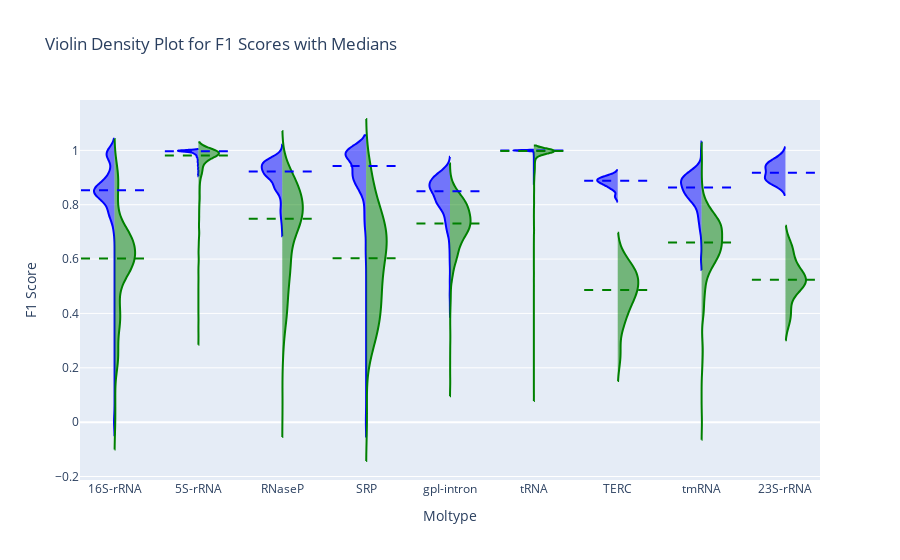
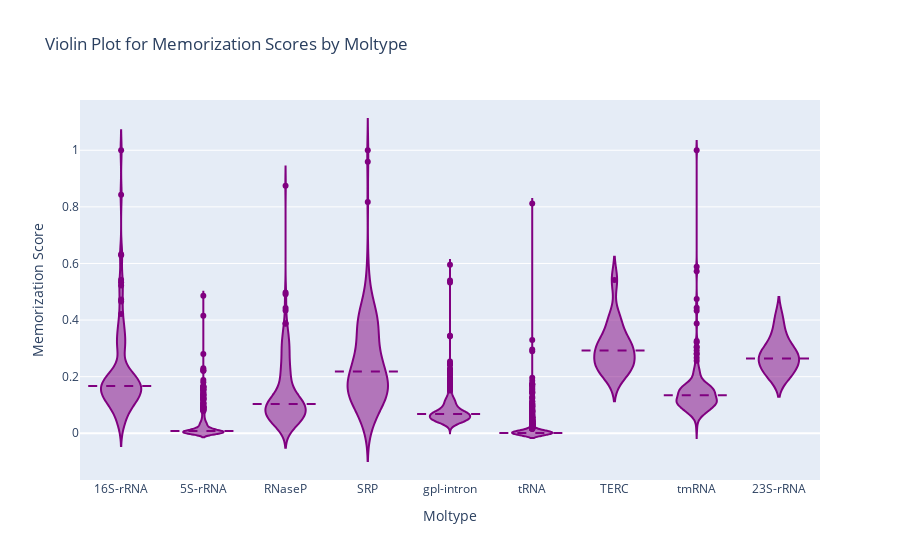

Write notebook code for charts like these, in order.
### Markdown cell above
## Violin Plot for high performing upsample data

### Code cell
import FunctionsAndData as fd
upsample = fd.memscore_df_upsample
fd.plot_f1_density(upsample)
fd.plot_memorization_violin(upsample)

### Figure 1 — Plotly figure (JSON) as saved in the notebook; plotly's stock layout.template omitted (floating-point values rounded to 4 significant figures; data arrays with more than 128 entries replaced by an {"elided": "..."} marker saying what was removed)
{"data": [{"line": {"color": "blue"}, "name": "16S-rRNA tr_avg_f1", "points": false, "showlegend": false, "side": "negative", "type": "violin", "x": ["16S-rRNA", "16S-rRNA", "16S-rRNA", "16S-rRNA", "16S-rRNA", "16S-rRNA", "16S-rRNA", "16S-rRNA", "16S-rRNA", "16S-rRNA", "16S-rRNA", "16S-rRNA", "16S-rRNA", "16S-rRNA", "16S-rRNA", "16S-rRNA", "16S-rRNA", "16S-rRNA", "16S-rRNA", "16S-rRNA", "16S-rRNA", "16S-rRNA", "16S-rRNA", "16S-rRNA", "16S-rRNA", "16S-rRNA", "16S-rRNA", "16S-rRNA", "16S-rRNA", "16S-rRNA", "16S-rRNA", "16S-rRNA", "16S-rRNA", "16S-rRNA", "16S-rRNA", "16S-rRNA", "16S-rRNA", "16S-rRNA", "16S-rRNA", "16S-rRNA", "16S-rRNA", "16S-rRNA", "16S-rRNA", "16S-rRNA", "16S-rRNA", "16S-rRNA", "16S-rRNA", "16S-rRNA", "16S-rRNA", "16S-rRNA", "16S-rRNA", "16S-rRNA", "16S-rRNA", "16S-rRNA", "16S-rRNA", "16S-rRNA", "16S-rRNA", "16S-rRNA", "16S-rRNA", "16S-rRNA", "16S-rRNA", "16S-rRNA", "16S-rRNA", "16S-rRNA", "16S-rRNA", "16S-rRNA", "16S-rRNA", "16S-rRNA", "16S-rRNA", "16S-rRNA", "16S-rRNA", "16S-rRNA", "16S-rRNA", "16S-rRNA", "16S-rRNA", "16S-rRNA", "16S-rRNA", "16S-rRNA", "16S-rRNA", "16S-rRNA", "16S-rRNA", "16S-rRNA", "16S-rRNA", "16S-rRNA", "16S-rRNA", "16S-rRNA", "16S-rRNA", "16S-rRNA", "16S-rRNA", "16S-rRNA", "16S-rRNA"], "y": [0.863, 0.8279, 0.8465, 0.8563, 0.7781, 0.8464, 0.8454, 0.9314, 0.8288, 0.8579, 0.8664, 0.8774, 0.8513, 0.806, 0.8211, 0.8197, 0.8205, 0.7715, 0.8296, 0.8495, 0.76, 0.8431, 0.7938, 0.8664, 0.7838, 0.839, 0.8218, 0.8247, 0.8313, 0.8514, 0.8679, 0.8484, 0.7758, 0.7088, 0.8447, 0.8708, 0.9827, 0.812, 0.8269, 0.8561, 0.9242, 0.8703, 0.8248, 0.862, 0.8472, 0.8967, 0.9925, 0.8536, 0.8446, 0.8711, 0.9919, 0.931, 0.8861, 0.8465, 0.9106, 0.9877, 0.8488, 0.849, 0.9898, 0.9139, 0.9929, 0.9737, 0.8714, 0.9924, 0.7558, 0.7597, 0.7753, 0.9902, 0.8669, 0.8715, 0.983, 0.7541, 0.728, 0.9803, 0.8551, 0.8982, 0.8671, 0.9915, 0.8073, 0.8611, 0.001667, 0.8454, 0.8347, 0.9056, 0.9839, 0.9816, 0.7657, 0.8851, 0.9916, 0.9095, 0.984]}, {"line": {"color": "green"}, "name": "16S-rRNA vl_avg_f1", "points": false, "showlegend": false, "side": "positive", "type": "violin", "x": ["16S-rRNA", "16S-rRNA", "16S-rRNA", "16S-rRNA", "16S-rRNA", "16S-rRNA", "16S-rRNA", "16S-rRNA", "16S-rRNA", "16S-rRNA", "16S-rRNA", "16S-rRNA", "16S-rRNA", "16S-rRNA", "16S-rRNA", "16S-rRNA", "16S-rRNA", "16S-rRNA", "16S-rRNA", "16S-rRNA", "16S-rRNA", "16S-rRNA", "16S-rRNA", "16S-rRNA", "16S-rRNA", "16S-rRNA", "16S-rRNA", "16S-rRNA", "16S-rRNA", "16S-rRNA", "16S-rRNA", "16S-rRNA", "16S-rRNA", "16S-rRNA", "16S-rRNA", "16S-rRNA", "16S-rRNA", "16S-rRNA", "16S-rRNA", "16S-rRNA", "16S-rRNA", "16S-rRNA", "16S-rRNA", "16S-rRNA", "16S-rRNA", "16S-rRNA", "16S-rRNA", "16S-rRNA", "16S-rRNA", "16S-rRNA", "16S-rRNA", "16S-rRNA", "16S-rRNA", "16S-rRNA", "16S-rRNA", "16S-rRNA", "16S-rRNA", "16S-rRNA", "16S-rRNA", "16S-rRNA", "16S-rRNA", "16S-rRNA", "16S-rRNA", "16S-rRNA", "16S-rRNA", "16S-rRNA", "16S-rRNA", "16S-rRNA", "16S-rRNA", "16S-rRNA", "16S-rRNA", "16S-rRNA", "16S-rRNA", "16S-rRNA", "16S-rRNA", "16S-rRNA", "16S-rRNA", "16S-rRNA", "16S-rRNA", "16S-rRNA", "16S-rRNA", "16S-rRNA", "16S-rRNA", "16S-rRNA", "16S-rRNA", "16S-rRNA", "16S-rRNA", "16S-rRNA", "16S-rRNA", "16S-rRNA", "16S-rRNA"], "y": [0.5739, 0.5468, 0.6152, 0.5942, 0.5674, 0.6519, 0.6769, 0.5973, 0.44, 0.7056, 0.6995, 0.6586, 0.4637, 0.5747, 0.6735, 0.602, 0.5926, 0.5557, 0.5621, 0.6695, 0.6083, 0.4199, 0.5149, 0.5925, 0.3526, 0.6612, 0.5194, 0.4372, 0.6405, 0.6607, 0.7065, 0.6736, 0.5612, 0.3708, 0.5672, 0.7098, 0.664, 0.375, 0.5497, 0.6395, 0.6118, 0.6184, 0.5893, 0.6607, 0.5721, 0.6489, 0.9059, 0.5749, 0.5834, 0.5442, 0.7078, 0.2097, 0.3795, 0.6225, 0.6747, 0.9082, 0.6119, 0.6021, 0.8923, 0.208, 0.08483, 0.6796, 0.6618, 0.8679, 0.3491, 0.2313, 0.2301, 0.7913, 0.3531, 0.2737, 0.6915, 0.2699, 0.2656, 0.8196, 0.6124, 0.6547, 0.5289, 0.9083, 0.3878, 0.4591, 3.804e-11, 0.558, 0.6196, 0.7174, 0.8425, 0.7191, 0.3895, 0.6432, 0.9415, 0.703, 0.7924]}, {"line": {"color": "blue"}, "name": "5S-rRNA tr_avg_f1", "points": false, "showlegend": false, "side": "negative", "type": "violin", "x": {"elided": "483 str values"}, "y": {"elided": "483 float values"}}, {"line": {"color": "green"}, "name": "5S-rRNA vl_avg_f1", "points": false, "showlegend": false, "side": "positive", "type": "violin", "x": {"elided": "483 str values"}, "y": {"elided": "483 float values"}}, {"line": {"color": "blue"}, "name": "RNaseP tr_avg_f1", "points": false, "showlegend": false, "side": "negative", "type": "violin", "x": {"elided": "196 str values"}, "y": {"elided": "196 float values"}}, {"line": {"color": "green"}, "name": "RNaseP vl_avg_f1", "points": false, "showlegend": false, "side": "positive", "type": "violin", "x": {"elided": "196 str values"}, "y": {"elided": "196 float values"}}, {"line": {"color": "blue"}, "name": "SRP tr_avg_f1", "points": false, "showlegend": false, "side": "negative", "type": "violin", "x": {"elided": "178 str values"}, "y": {"elided": "178 float values"}}, {"line": {"color": "green"}, "name": "SRP vl_avg_f1", "points": false, "showlegend": false, "side": "positive", "type": "violin", "x": {"elided": "178 str values"}, "y": {"elided": "178 float values"}}, {"line": {"color": "blue"}, "name": "gpI-intron tr_avg_f1", "points": false, "showlegend": false, "side": "negative", "type": "violin", "x": {"elided": "638 str values"}, "y": {"elided": "638 float values"}}, {"line": {"color": "green"}, "name": "gpI-intron vl_avg_f1", "points": false, "showlegend": false, "side": "positive", "type": "violin", "x": {"elided": "638 str values"}, "y": {"elided": "638 float values"}}, {"line": {"color": "blue"}, "name": "tRNA tr_avg_f1", "points": false, "showlegend": false, "side": "negative", "type": "violin", "x": {"elided": "1023 str values"}, "y": {"elided": "1023 float values"}}, {"line": {"color": "green"}, "name": "tRNA vl_avg_f1", "points": false, "showlegend": false, "side": "positive", "type": "violin", "x": {"elided": "1023 str values"}, "y": {"elided": "1023 float values"}}, {"line": {"color": "blue"}, "name": "TERC tr_avg_f1", "points": false, "showlegend": false, "side": "negative", "type": "violin", "x": ["TERC", "TERC", "TERC", "TERC", "TERC", "TERC", "TERC", "TERC", "TERC", "TERC", "TERC", "TERC", "TERC", "TERC", "TERC"], "y": [0.8824, 0.902, 0.8928, 0.8784, 0.8569, 0.8886, 0.8723, 0.8753, 0.9091, 0.8944, 0.89, 0.8301, 0.8917, 0.9031, 0.8636]}, {"line": {"color": "green"}, "name": "TERC vl_avg_f1", "points": false, "showlegend": false, "side": "positive", "type": "violin", "x": ["TERC", "TERC", "TERC", "TERC", "TERC", "TERC", "TERC", "TERC", "TERC", "TERC", "TERC", "TERC", "TERC", "TERC", "TERC"], "y": [0.4449, 0.4655, 0.6012, 0.3802, 0.3655, 0.4863, 0.5542, 0.5341, 0.5707, 0.5307, 0.4788, 0.2465, 0.5489, 0.5091, 0.4393]}, {"line": {"color": "blue"}, "name": "tmRNA tr_avg_f1", "points": false, "showlegend": false, "side": "negative", "type": "violin", "x": {"elided": "206 str values"}, "y": {"elided": "206 float values"}}, {"line": {"color": "green"}, "name": "tmRNA vl_avg_f1", "points": false, "showlegend": false, "side": "positive", "type": "violin", "x": {"elided": "206 str values"}, "y": {"elided": "206 float values"}}, {"line": {"color": "blue"}, "name": "23S-rRNA tr_avg_f1", "points": false, "showlegend": false, "side": "negative", "type": "violin", "x": ["23S-rRNA", "23S-rRNA", "23S-rRNA", "23S-rRNA", "23S-rRNA", "23S-rRNA", "23S-rRNA", "23S-rRNA", "23S-rRNA", "23S-rRNA", "23S-rRNA", "23S-rRNA", "23S-rRNA"], "y": [0.8749, 0.9721, 0.8884, 0.9173, 0.9572, 0.8833, 0.8961, 0.9339, 0.9444, 0.8987, 0.9086, 0.9459, 0.944]}, {"line": {"color": "green"}, "name": "23S-rRNA vl_avg_f1", "points": false, "showlegend": false, "side": "positive", "type": "violin", "x": ["23S-rRNA", "23S-rRNA", "23S-rRNA", "23S-rRNA", "23S-rRNA", "23S-rRNA", "23S-rRNA", "23S-rRNA", "23S-rRNA", "23S-rRNA", "23S-rRNA", "23S-rRNA", "23S-rRNA"], "y": [0.5199, 0.6501, 0.5707, 0.5381, 0.6307, 0.4149, 0.3732, 0.504, 0.4771, 0.5031, 0.529, 0.5241, 0.5819]}], "layout": {"shapes": [{"line": {"color": "blue", "dash": "dash", "width": 2}, "type": "line", "x0": -0.4, "x1": 0.4, "y0": 0.8536, "y1": 0.8536}, {"line": {"color": "green", "dash": "dash", "width": 2}, "type": "line", "x0": -0.4, "x1": 0.4, "y0": 0.6021, "y1": 0.6021}, {"line": {"color": "blue", "dash": "dash", "width": 2}, "type": "line", "x0": 0.6, "x1": 1.4, "y0": 0.9967, "y1": 0.9967}, {"line": {"color": "green", "dash": "dash", "width": 2}, "type": "line", "x0": 0.6, "x1": 1.4, "y0": 0.9809, "y1": 0.9809}, {"line": {"color": "blue", "dash": "dash", "width": 2}, "type": "line", "x0": 1.6, "x1": 2.4, "y0": 0.9225, "y1": 0.9225}, {"line": {"color": "green", "dash": "dash", "width": 2}, "type": "line", "x0": 1.6, "x1": 2.4, "y0": 0.7487, "y1": 0.7487}, {"line": {"color": "blue", "dash": "dash", "width": 2}, "type": "line", "x0": 2.6, "x1": 3.4, "y0": 0.9424, "y1": 0.9424}, {"line": {"color": "green", "dash": "dash", "width": 2}, "type": "line", "x0": 2.6, "x1": 3.4, "y0": 0.6034, "y1": 0.6034}, {"line": {"color": "blue", "dash": "dash", "width": 2}, "type": "line", "x0": 3.6, "x1": 4.4, "y0": 0.8499, "y1": 0.8499}, {"line": {"color": "green", "dash": "dash", "width": 2}, "type": "line", "x0": 3.6, "x1": 4.4, "y0": 0.7308, "y1": 0.7308}, {"line": {"color": "blue", "dash": "dash", "width": 2}, "type": "line", "x0": 4.6, "x1": 5.4, "y0": 0.9998, "y1": 0.9998}, {"line": {"color": "green", "dash": "dash", "width": 2}, "type": "line", "x0": 4.6, "x1": 5.4, "y0": 0.998, "y1": 0.998}, {"line": {"color": "blue", "dash": "dash", "width": 2}, "type": "line", "x0": 5.6, "x1": 6.4, "y0": 0.8886, "y1": 0.8886}, {"line": {"color": "green", "dash": "dash", "width": 2}, "type": "line", "x0": 5.6, "x1": 6.4, "y0": 0.4863, "y1": 0.4863}, {"line": {"color": "blue", "dash": "dash", "width": 2}, "type": "line", "x0": 6.6, "x1": 7.4, "y0": 0.8632, "y1": 0.8632}, {"line": {"color": "green", "dash": "dash", "width": 2}, "type": "line", "x0": 6.6, "x1": 7.4, "y0": 0.661, "y1": 0.661}, {"line": {"color": "blue", "dash": "dash", "width": 2}, "type": "line", "x0": 7.6, "x1": 8.4, "y0": 0.9173, "y1": 0.9173}, {"line": {"color": "green", "dash": "dash", "width": 2}, "type": "line", "x0": 7.6, "x1": 8.4, "y0": 0.5241, "y1": 0.5241}], "showlegend": false, "title": {"text": "Violin Density Plot for F1 Scores with Medians"}, "violingap": 0.3, "violinmode": "overlay", "xaxis": {"ticktext": ["16S-rRNA", "5S-rRNA", "RNaseP", "SRP", "gpI-intron", "tRNA", "TERC", "tmRNA", "23S-rRNA"], "tickvals": [0, 1, 2, 3, 4, 5, 6, 7, 8], "title": {"text": "Moltype"}}, "yaxis": {"title": {"text": "F1 Score"}}}}

### Figure 2 — Plotly figure (JSON) as saved in the notebook; plotly's stock layout.template omitted (floating-point values rounded to 4 significant figures; data arrays with more than 128 entries replaced by an {"elided": "..."} marker saying what was removed)
{"data": [{"line": {"color": "purple"}, "name": "16S-rRNA Memorization_Score", "showlegend": false, "type": "violin", "x": ["16S-rRNA", "16S-rRNA", "16S-rRNA", "16S-rRNA", "16S-rRNA", "16S-rRNA", "16S-rRNA", "16S-rRNA", "16S-rRNA", "16S-rRNA", "16S-rRNA", "16S-rRNA", "16S-rRNA", "16S-rRNA", "16S-rRNA", "16S-rRNA", "16S-rRNA", "16S-rRNA", "16S-rRNA", "16S-rRNA", "16S-rRNA", "16S-rRNA", "16S-rRNA", "16S-rRNA", "16S-rRNA", "16S-rRNA", "16S-rRNA", "16S-rRNA", "16S-rRNA", "16S-rRNA", "16S-rRNA", "16S-rRNA", "16S-rRNA", "16S-rRNA", "16S-rRNA", "16S-rRNA", "16S-rRNA", "16S-rRNA", "16S-rRNA", "16S-rRNA", "16S-rRNA", "16S-rRNA", "16S-rRNA", "16S-rRNA", "16S-rRNA", "16S-rRNA", "16S-rRNA", "16S-rRNA", "16S-rRNA", "16S-rRNA", "16S-rRNA", "16S-rRNA", "16S-rRNA", "16S-rRNA", "16S-rRNA", "16S-rRNA", "16S-rRNA", "16S-rRNA", "16S-rRNA", "16S-rRNA", "16S-rRNA", "16S-rRNA", "16S-rRNA", "16S-rRNA", "16S-rRNA", "16S-rRNA", "16S-rRNA", "16S-rRNA", "16S-rRNA", "16S-rRNA", "16S-rRNA", "16S-rRNA", "16S-rRNA", "16S-rRNA", "16S-rRNA", "16S-rRNA", "16S-rRNA", "16S-rRNA", "16S-rRNA", "16S-rRNA", "16S-rRNA", "16S-rRNA", "16S-rRNA", "16S-rRNA", "16S-rRNA", "16S-rRNA", "16S-rRNA", "16S-rRNA", "16S-rRNA", "16S-rRNA", "16S-rRNA"], "y": [0.2012, 0.2045, 0.1582, 0.1807, 0.1566, 0.1298, 0.1107, 0.2186, 0.3064, 0.09745, 0.1066, 0.1424, 0.2948, 0.1676, 0.09878, 0.1531, 0.1612, 0.1626, 0.1922, 0.1185, 0.1109, 0.3351, 0.2131, 0.1878, 0.3794, 0.1185, 0.2255, 0.3071, 0.1296, 0.1261, 0.1025, 0.1148, 0.1605, 0.313, 0.1966, 0.1019, 0.1935, 0.3681, 0.2014, 0.1449, 0.2034, 0.1692, 0.1666, 0.1322, 0.1939, 0.1603, 0.04562, 0.1951, 0.1829, 0.231, 0.1672, 0.6323, 0.4002, 0.1525, 0.1488, 0.04194, 0.1622, 0.1701, 0.05177, 0.6292, 0.8426, 0.1779, 0.1367, 0.06694, 0.3681, 0.5332, 0.5423, 0.1117, 0.4212, 0.522, 0.1741, 0.4729, 0.4654, 0.08931, 0.1654, 0.1568, 0.2423, 0.04378, 0.351, 0.3046, 1.0, 0.2048, 0.1479, 0.1159, 0.07744, 0.1543, 0.3257, 0.1583, 0.02591, 0.1281, 0.1078]}, {"line": {"color": "purple"}, "name": "5S-rRNA Memorization_Score", "showlegend": false, "type": "violin", "x": {"elided": "483 str values"}, "y": {"elided": "483 float values"}}, {"line": {"color": "purple"}, "name": "RNaseP Memorization_Score", "showlegend": false, "type": "violin", "x": {"elided": "196 str values"}, "y": {"elided": "196 float values"}}, {"line": {"color": "purple"}, "name": "SRP Memorization_Score", "showlegend": false, "type": "violin", "x": {"elided": "178 str values"}, "y": {"elided": "178 float values"}}, {"line": {"color": "purple"}, "name": "gpI-intron Memorization_Score", "showlegend": false, "type": "violin", "x": {"elided": "638 str values"}, "y": {"elided": "638 float values"}}, {"line": {"color": "purple"}, "name": "tRNA Memorization_Score", "showlegend": false, "type": "violin", "x": {"elided": "1023 str values"}, "y": {"elided": "1023 float values"}}, {"line": {"color": "purple"}, "name": "TERC Memorization_Score", "showlegend": false, "type": "violin", "x": ["TERC", "TERC", "TERC", "TERC", "TERC", "TERC", "TERC", "TERC", "TERC", "TERC", "TERC", "TERC", "TERC", "TERC", "TERC"], "y": [0.3296, 0.3192, 0.1952, 0.3959, 0.402, 0.2926, 0.223, 0.2421, 0.2287, 0.2552, 0.3004, 0.542, 0.238, 0.279, 0.3256]}, {"line": {"color": "purple"}, "name": "tmRNA Memorization_Score", "showlegend": false, "type": "violin", "x": {"elided": "206 str values"}, "y": {"elided": "206 float values"}}, {"line": {"color": "purple"}, "name": "23S-rRNA Memorization_Score", "showlegend": false, "type": "violin", "x": ["23S-rRNA", "23S-rRNA", "23S-rRNA", "23S-rRNA", "23S-rRNA", "23S-rRNA", "23S-rRNA", "23S-rRNA", "23S-rRNA", "23S-rRNA", "23S-rRNA", "23S-rRNA", "23S-rRNA"], "y": [0.2545, 0.1985, 0.2178, 0.2606, 0.2056, 0.3608, 0.412, 0.299, 0.3287, 0.2822, 0.2641, 0.2869, 0.2373]}], "layout": {"shapes": [{"line": {"color": "purple", "dash": "dash", "width": 2}, "type": "line", "x0": -0.4, "x1": 0.4, "y0": 0.1672, "y1": 0.1672}, {"line": {"color": "purple", "dash": "dash", "width": 2}, "type": "line", "x0": 0.6, "x1": 1.4, "y0": 0.008018, "y1": 0.008018}, {"line": {"color": "purple", "dash": "dash", "width": 2}, "type": "line", "x0": 1.6, "x1": 2.4, "y0": 0.1035, "y1": 0.1035}, {"line": {"color": "purple", "dash": "dash", "width": 2}, "type": "line", "x0": 2.6, "x1": 3.4, "y0": 0.2179, "y1": 0.2179}, {"line": {"color": "purple", "dash": "dash", "width": 2}, "type": "line", "x0": 3.6, "x1": 4.4, "y0": 0.06807, "y1": 0.06807}, {"line": {"color": "purple", "dash": "dash", "width": 2}, "type": "line", "x0": 4.6, "x1": 5.4, "y0": 0.0008857, "y1": 0.0008857}, {"line": {"color": "purple", "dash": "dash", "width": 2}, "type": "line", "x0": 5.6, "x1": 6.4, "y0": 0.2926, "y1": 0.2926}, {"line": {"color": "purple", "dash": "dash", "width": 2}, "type": "line", "x0": 6.6, "x1": 7.4, "y0": 0.134, "y1": 0.134}, {"line": {"color": "purple", "dash": "dash", "width": 2}, "type": "line", "x0": 7.6, "x1": 8.4, "y0": 0.2641, "y1": 0.2641}], "showlegend": false, "title": {"text": "Violin Plot for Memorization Scores by Moltype"}, "violingap": 0.3, "violinmode": "overlay", "xaxis": {"ticktext": ["16S-rRNA", "5S-rRNA", "RNaseP", "SRP", "gpI-intron", "tRNA", "TERC", "tmRNA", "23S-rRNA"], "tickvals": [0, 1, 2, 3, 4, 5, 6, 7, 8], "title": {"text": "Moltype"}}, "yaxis": {"title": {"text": "Memorization Score"}}}}
